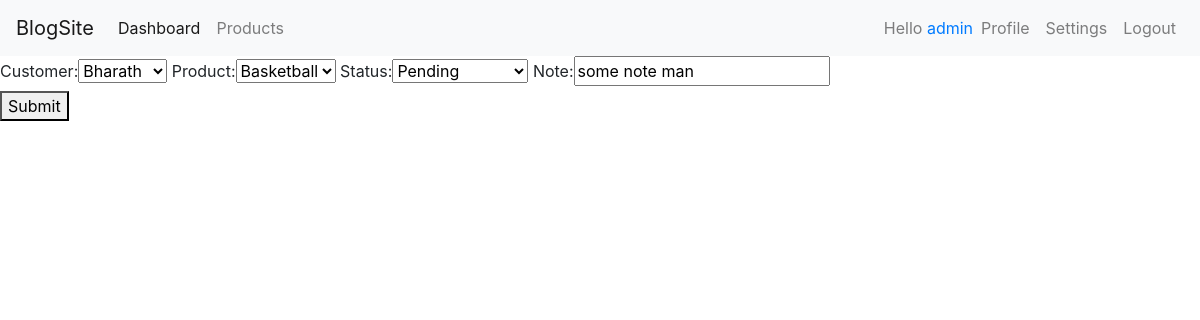
The app's page /updateorder/3 (signed in) with its own data.
### accounts/models.py (models this page shows, shortened)
class Order(models.Model):
    STA=(('Pending','Pending'),('OutForDelivery','OutForDelivery'),('Delivered','Delivered'))
    customer=models.ForeignKey(Customer,on_delete=models.SET_NULL,null=True)
    product=models.ForeignKey(Product,on_delete=models.SET_NULL,null=True)
    status=models.CharField(max_length=200,choices=STA)
    date_created=models.DateTimeField(auto_now_add=True)
    note=models.CharField(max_length=100,null=True)

### accounts/views.py (the view)
# urls.py: path('updateorder/<str:pk>',UpdateOrder,name='update-order'),
def UpdateOrder(request,pk):
    ins=Order.objects.get(id=pk)
    form=OrderForm(request.POST or None,instance=ins)
    if form.is_valid():
        form.save()
        return redirect('/')
    context={'form':form}
    return render(request,'accounts/createorder.html',context)

### accounts/forms.py
class OrderForm(forms.ModelForm):
    class Meta:
        model=Order
        fields='__all__'

### accounts/models.py (called while the page is built)
    def __str__(self):
        return self.name

    def __str__(self):
        return self.name

### accounts/templates/accounts/createorder.html (shortened to what this page needs)
{% extends 'accounts/base.html' %}
{% block content %}
{% if form %}
<form action="" method="POST">
    {{form}}
    <br>
    <button type="submit">Submit</button>
</form>
{% endif %}
{% endblock %}

### accounts/templates/accounts/base.html (shortened to what this page needs)
<!doctype html>
<html lang="en">
  <head>
    <link rel="stylesheet" href="https://stackpath.bootstrapcdn.com/bootstrap/4.3.1/css/bootstrap.min.css">
  </head>
  <body>
    <nav class="navbar navbar-expand-lg navbar-light bg-light">
      <a class="navbar-brand" href="#">BlogSite</a>
      {% if user.is_staff %}
      <div class="collapse navbar-collapse" id="navbarNav">
        <ul class="navbar-nav">
          <li class="nav-item active">
            <a class="nav-link" href="/">Dashboard <span class="sr-only">(current)</span></a>
          </li>
          <li class="nav-item">
            <a class="nav-link" href="/products">Products</a>
          </li>
        </ul>
      </div>
    {% endif %}
    <div class="navbar-nav" style="margin-left:auto;">
    {% if not user.is_authenticated %}
      <li class="nav-item" >
        <a class="nav-link" href="{% url 'register' %}">Register</a>
      </li>
      <li class="nav-item" >
          <a class="nav-link" href="{% url 'login' %}">Login</a>
      </li>
    {% else %}
    <li class='navbar-text'>
      Hello <span CLASS='text-primary'>{{request.user}}</span>
    </li>
    <li class="nav-item" >
      <a class="nav-link" href="{% url 'user' %}">Profile</a>
    </li>
    <li class="nav-item" >
      <a class="nav-link" href="{% url 'useracc' %}">Settings</a>
    </li>
    <li class="nav-item">
    <a class="nav-link" href="{% url 'logout' %}">Logout</a>
    </li>
    {% endif %}
    </div>
    </nav>
      {% block content %}{% endblock %}
  </body>
</html>

### records on screen
Order: customer "Bharath", product "Basketball", status "Pending", note "some note man"

### other values on screen
{{ request.user }} "admin"
